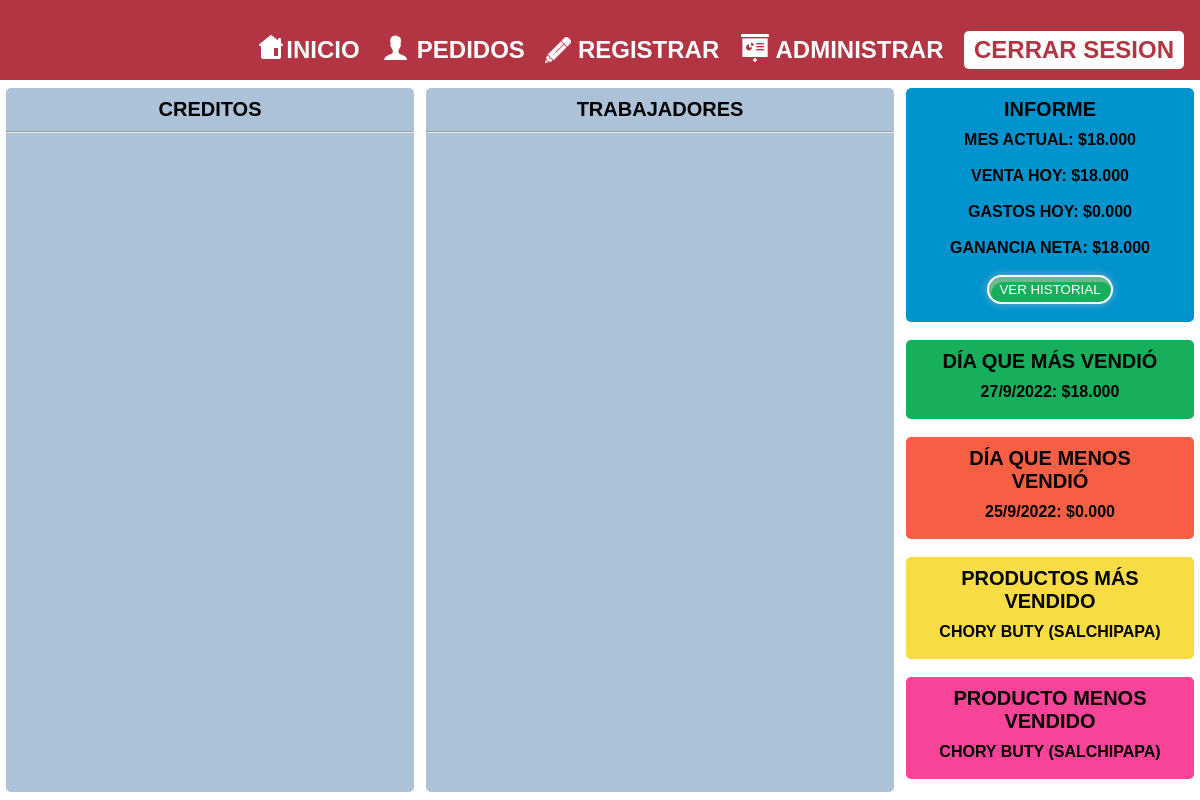
The page /estadisticas on the database its author committed.
### tables this page shows
CREATE TABLE local(
    id INTEGER PRIMARY KEY AUTOINCREMENT,
    año INTEGER NOT NULL,
    mes TEXT NOT NULL,
    dia INTEGER NOT NULL,
    ventas REAL NOT NULL);

CREATE TABLE gastos(
        id  INTEGER PRIMARY KEY AUTOINCREMENT,
        año INTEGER NOT NULL,
        mes TEXT NOT NULL,
        dia INTEGER NOT NULL,
        gasto REAL NOT NULL);

CREATE TABLE productos_vendidos(
    nombre TEXT NOT NULL,
    cantidad INTEGER NOT NULL);

### servidor.py (the view)
@app.route('/estadisticas')
def estadisticas():
    today = datetime.now()
    año = today.year
    mes = today.month
    dia = today.day
    fe = f'{dia}/{mes}/{año}'
    db = get_db()
    cur = db.cursor()
    cur.execute("select año, mes, ventas, dia from local")
    ventasmeses = cur.fetchall()
    db.close()
    ventas_mes = 0
    dias = []
    venta_dia = None
    dias_ventas = []
    gasto_dia = 0
    for i in ventasmeses:
        if i[0] == año and i[1] == str(mes) and i[3] == dia:
            print(i)
            venta_dia = i[2]
    db = get_db()
    cur = db.cursor()
    cur.execute("select año, mes, gasto, dia from gastos")
    gastosmeses = cur.fetchall()
    print(gastosmeses, 'gastos')
    db.close()
    for i in gastosmeses:
        print(i, 'pasé')
        if i[0] == año and i[1] == str(mes) and i[3] == dia:
            gasto_dia = i[2]
            print(gasto_dia, 'esto se gastó')
    for i in ventasmeses:
        if i[0] == año and i[1] == str(mes):
            dias.append(i)
            dias_ventas.append(i[2])
            ventas_mes += i[2]
    dias.sort()
    info_productos_mayor_y_menor = info_productos()
    lista = deben()
    db = get_db()
    cur = db.cursor()
    cur.execute("select nombre, ventas from empleados")
    empleados = cur.fetchall()
    print(empleados, 'empleados')
    db.commit()
    db.close()
    db = get_db()
    cur = db.cursor()
    cur.execute("select id, producto, cantidad from inventario")
    lista_inventario = cur.fetchall()
    if len(dias) > 0:
        dia_mayor = dias[len(dias)-1]
        dia_menor = dias[0]
    else:
        dia_mayor = (0,0,0,0)
        dia_menor = (0,0,0,0)
        venta_dia = 0
    return render_template('estadisticas.html', informe = ventas_mes, diaMas = dia_mayor, diaMenos = dia_menor, producto_menos = info_productos_mayor_y_menor[1], producto_mas = info_productos_mayor_y_menor[0], deben = lista, trabajadores = empleados, inventario_final = lista_inventario, venta_hoy = venta_dia, gasto = gasto_dia)

### Usuarios.py (called while the page is built)
def get_db():
    db = sql.connect('basedatos.db')
    return db

### funciones.py (called while the page is built)
def deben():
    db = get_db()
    cur = db.cursor()
    query = "select cliente, debe from creditos"
    cur.execute(query)
    lista = cur.fetchall()
    print(lista)
    db.close()
    return lista

### templates/estadisticas.html (shortened to what this page needs)
<!DOCTYPE html>
<html lang="en">
<head>
	<link rel="stylesheet" href="{{url_for('static', filename="css/style.css")}}">
</head>
<body>
	<header class="navegacion">
		<div class="elementos">
			<ul class="herramientas">
				<li class="herramienta"><a href="/inicio"><img class="icon-bar-home" src="{{url_for('static', filename="img/home.png")}}" alt="">inicio</a></li>
				<li class="herramienta"><a href="/pedidos"><img class="icon-bar-home" src="{{url_for('static', filename="img/empleados.png")}}" alt=""> pedidos</a></li>
				<li class="herramienta"><a href="/signup"><img class="icon-bar-pen" src="{{url_for('static', filename="img/registrar.png")}}" alt=""> registrar</a></li>
				<li class="herramienta"><a href="/estadisticas"><img class="icon-bar" src="{{url_for('static', filename="img/grafico.png")}}" alt=""> administrar</a></li>
				<li class="herramienta"><button type="submit" class="cerrar"><a href="/cerrar_sesion">cerrar sesion</a></button></li>
			</ul>
		</div>
	</header>
	{%block body%}
		<div class="estadisticas">
			<div class="deben">
				<h2 class="info-venta-credi">creditos</h2>
				<hr class="notas">
			</div>
			<div class="empleados">
				<h2 class="info-venta-credi">trabajadores</h2>
				<hr>
			</div>
			<div class="informe">
				<div class="informe_c">
					<h2 class="info-venta">informe</h2>
					<p class="info-venta-p">MES ACTUAL: ${{'{:,.3f}'.format(informe)}}
						<br>
						<br>
						Venta Hoy: ${{'{:,.3f}'.format(venta_hoy)}}
						<br>
						<br>
						Gastos Hoy: ${{'{:,.3f}'.format(gasto)}}
						<br><br>
						Ganancia Neta: ${{'{:,.3f}'.format(venta_hoy - gasto)}}
						<br><br>
						<form action="/vitacora" method="GET">
							<button class="historial">VER HISTORIAL</button>
						</form>
					</p>
					<br>
				</div>
				<br>
				<div class="informe_d">
					<h2 class="info-venta">DÍA QUE MÁS VENDIÓ</h2>
					<p class="info-venta-p">{{diaMas[3]}}/{{diaMas[1]}}/{{diaMas[0]}}: {{'${:,.3f}'.format(diaMas[2])}}</p>
					<br>
				</div>
				<br>
				<div class="informe_e">
					<h2 class="info-venta">DÍA QUE MENOS VENDIÓ</h2>
					<p class="info-venta-p">{{diaMenos[3]}}/{{diaMenos[1]}}/{{diaMenos[0]}}: {{'${:,.3f}'.format(diaMenos[2])}}</p>
					<br>
				</div>
				<br>
				<div class="informe_f">
					<h2 class="info-venta">productos más vendido</h2>
					<p class="info-venta-p">{{producto_mas[0]}}</p>
					<br>
				</div>
				<br>
				<div class="informe_g">
					<h2 class="info-venta">producto menos vendido</h2>
					<p class="info-venta-p">{{producto_menos[0]}}</p>
					<br>
				</div>
				<br>
				<br>
			</div>
		</div>
	{%endblock%}
</body>
</html>

### static/css/style.css (style rules this page uses)
* { padding: 0; margin: 0; font-family: Verdana, Geneva, Tahoma, sans-serif; }
button { cursor: pointer; }
.navegacion { width: 100vw; height: 10vh; background: #b33443; }
.herramientas { text-align: end; list-style: none; }
.herramienta a { text-decoration: none; color: #fff; font-size: 3vh; font-weight: 600; text-transform: uppercase; }
.herramienta { display: inline-block; margin-right: 1em; margin-top: 3.5vh; }
.cerrar { background: #fff; font-size: 3vh; font-weight: 600; text-transform: uppercase; padding: 5px 10px; margin-top: -.5em; border: none; border-radius: 5px; }
.cerrar a { color: #b33443; }
.estadisticas { background: #fff; text-transform: uppercase; display: grid; grid-template-columns: 35% 40% 25%; height: 90vh; }
.deben { background: #abc2d8; height: 88vh; border-radius: 5px; margin-left: 5px; margin: 1vh .5vw; overflow-x: hidden; }
.informe { text-align: center; font-weight: 600; border-radius: 5px; margin-left: 5px; margin: 1vh .5vw; overflow-x: hidden; }
.info-venta { padding: 10px 5px; font-size: 20px; }
.info-venta-credi { padding: 10px 5px; font-size: 20px; text-align: center; }
.empleados { background: #abc2d8; height: 88vh; border-radius: 5px; margin-left: 5px; margin: 1vh .5vw; overflow-x: hidden; }
.info-venta-p { text-align: center; }
.icon-bar { height: 30px; position: relative; top: 5px; }
.icon-bar-pen { height: 26px; position: relative; top: 5px; }
.icon-bar-home { height: 30px; position: relative; top: 5px; }
.informe_c { background: rgb(0, 147, 206); border-radius: 5px; padding: 0 25px; }
.informe_d { background: rgb(23, 175, 91); border-radius: 5px; padding: 0 25px; }
.informe_e { background: rgb(247, 95, 68); border-radius: 5px; padding: 0 25px; }
.informe_f { background: rgb(247, 220, 68); border-radius: 5px; padding: 0 25px; }
.informe_g { background: rgb(247, 68, 152); border-radius: 5px; padding: 0 25px; }
.historial { background: rgb(23, 175, 91); border: 2px solid #ffffff; border-radius: 30px; padding: 5px 10px; color: #ffffff; box-shadow: 2px 5px rgba(196, 196, 196, 0.5)inset, 0 0 8px rgba(194, 194, 194, 0.6); }

### rows shown on the page
local: ventas "18.000", venta_hoy-gasto "18.000", dia "27", mes "9", año "2022", ventas "$18.000"
gastos: gasto "0.000"
local: dia "25", mes "9", año "2022", ventas "$0.000"
productos_vendidos: nombre "CHORY BUTY (SALCHIPAPA)"

### other values the page prints
{{ '{:,.3f}'.format(informe) }} "18.000"
